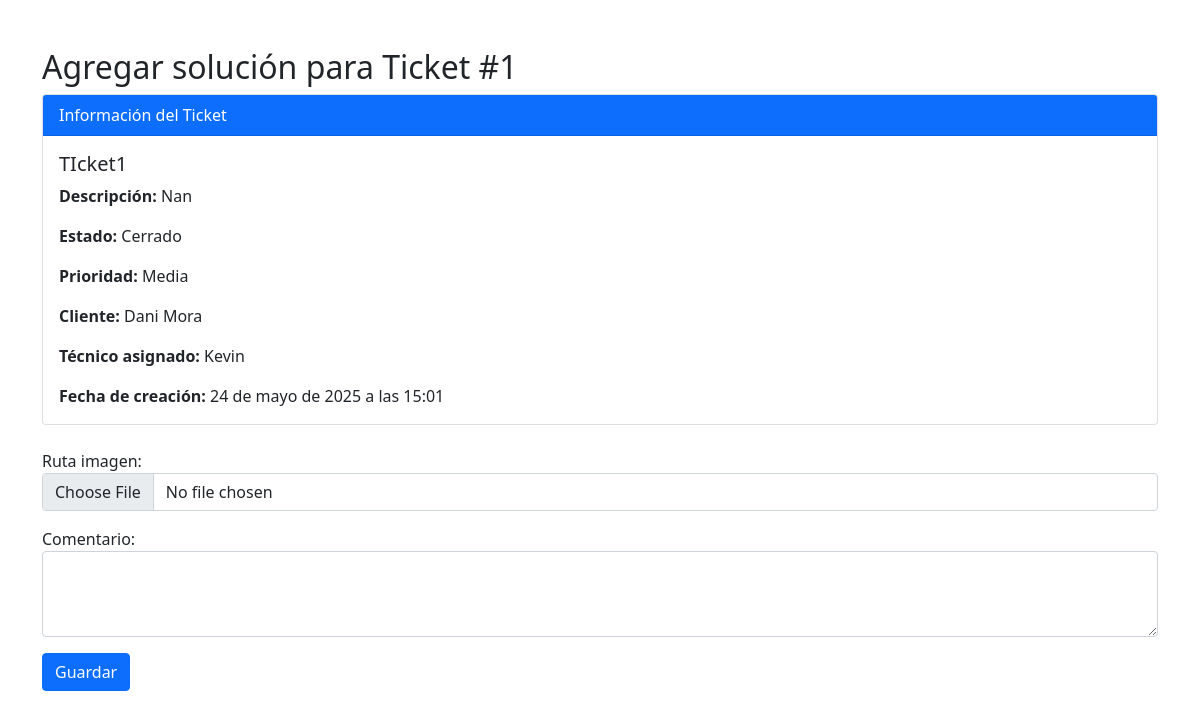
Screenshot of /soluciontickets/nuevo/1/ with the database file from the repository.
### app_ticket/models.py (models this page shows, shortened)
class Ticket(models.Model):
    ESTADO_CHOICES = [
        ('abierto', 'Abierto'),
        ('en proceso', 'En Proceso'),
        ('cerrado', 'Cerrado'),
    ]
    PRIORIDAD_CHOICES = [
        ('baja', 'Baja'),
        ('media', 'Media'),
        ('alta', 'Alta'),
    ]
    titulo = models.CharField(max_length=200)
    descripcion = models.TextField()
    estado = models.CharField(max_length=20, choices=ESTADO_CHOICES, default='abierto')
    prioridad = models.CharField(max_length=10, choices=PRIORIDAD_CHOICES, default='media')
    categoria = models.ForeignKey('Categoria', on_delete=models.SET_NULL, null=True, related_name='tickets')
    fecha_creacion = models.DateTimeField(auto_now_add=True)
    fecha_cierre = models.DateTimeField(null=True, blank=True)
    cliente = models.ForeignKey('Cliente', on_delete=models.SET_NULL, null=True, related_name='tickets')
    tecnico = models.ForeignKey('Usuario', on_delete=models.SET_NULL, null=True, related_name='tickets_asignados')

class Cliente(models.Model):
    nombres = models.CharField(max_length=100)
    telefono = models.CharField(max_length=20, blank=True, null=True)
    direccion = models.TextField(blank=True, null=True)
    correo = models.EmailField(max_length=100, unique=True, blank=True, null=True)
    def __str__(self):
        return self.nombres

class Usuario(models.Model):
    ROL= [
        ('admin', 'Administrador'),
        ('tecnico', 'Técnico'),
        ('supervisor', 'Supervisor'),
    ]
    usuarios= models.OneToOneField(User, on_delete=models.SET_NULL, null=True, blank=True)
    nombre = models.CharField(max_length=100)
    rol = models.CharField(max_length=20, choices=ROL, default='tecnico')
    departamento = models.ForeignKey('Departamento', on_delete=models.SET_NULL, null=True)
    fecha_creacion = models.DateTimeField(auto_now_add=True)
    def __str__(self):
        return self.nombre

### app_ticket/views.py (the view)
# urls.py: path('soluciontickets/nuevo/<int:id>/', views.solucionticket_nueva, name='solucionticket_nueva'),
def solucionticket_nueva(request, id):
    ticket = get_object_or_404(Ticket, id=id)
    if request.method == 'POST':
        formulario = SolucionTicketForm(request.POST, request.FILES)
        if formulario.is_valid():
            solucion = formulario.save(commit=False)
            solucion.ticket = ticket
            solucion.fecha_subida = timezone.now()
            solucion.save()
            ticket.estado = 'cerrado'
            ticket.fecha_cierre = timezone.now()
            ticket.save()
            return redirect('lista_tickets')
    else:
        formulario = SolucionTicketForm()
    contexto = {
        'formulario': formulario,
        'ticket': ticket
    }
    return render(request, 'solucionticket_nuevo.html', contexto)

### app_ticket/forms.py
class SolucionTicketForm(forms.ModelForm):
    class Meta:
        model = SolucionTicket
        fields = ['ruta_imagen', 'comentario']
        widgets = {
            'ruta_imagen': forms.ClearableFileInput(attrs={'class': 'form-control'}),
            'comentario': forms.Textarea(attrs={'class': 'form-control', 'rows': 3}),
        }

### app_ticket/templates/solucionticket_nuevo.html (shortened to what this page needs)
<!DOCTYPE html>
<html lang="es">
<head>
    <link href="https://cdn.jsdelivr.net/npm/bootstrap@5.1.3/dist/css/bootstrap.min.css" rel="stylesheet">
</head>
<body class="container py-5">
    <h2>Agregar solución para Ticket #{{ ticket.id }}</h2>
    <div class="card mb-4">
        <div class="card-header bg-primary text-white">
            Información del Ticket
        </div>
        <div class="card-body">
            <h5 class="card-title">{{ ticket.titulo }}</h5>
            <p class="card-text"><strong>Descripción:</strong> {{ ticket.descripcion }}</p>
            <p class="card-text"><strong>Estado:</strong> {{ ticket.get_estado_display }}</p>
            <p class="card-text"><strong>Prioridad:</strong> {{ ticket.get_prioridad_display }}</p>
            <p class="card-text"><strong>Cliente:</strong> {{ ticket.cliente }}</p>
            <p class="card-text"><strong>Técnico asignado:</strong> {{ ticket.tecnico }}</p>
            <p class="card-text"><strong>Fecha de creación:</strong> {{ ticket.fecha_creacion }}</p>
        </div>
    </div>
    <form method="POST" enctype="multipart/form-data" class="post-form">
        <div class="mb-3">
             {{ formulario.as_p }}
        </div>
        <button type="submit" class="btn btn-primary">Guardar</button>
    </form>
</body>
</html>

### rows the page displays
Ticket: id "1", titulo "TIcket1", descripcion "Nan", estado "Cerrado", prioridad "Media", cliente "Dani Mora", tecnico "Kevin", fecha_creacion "24 de mayo de 2025 a las 15:01"
